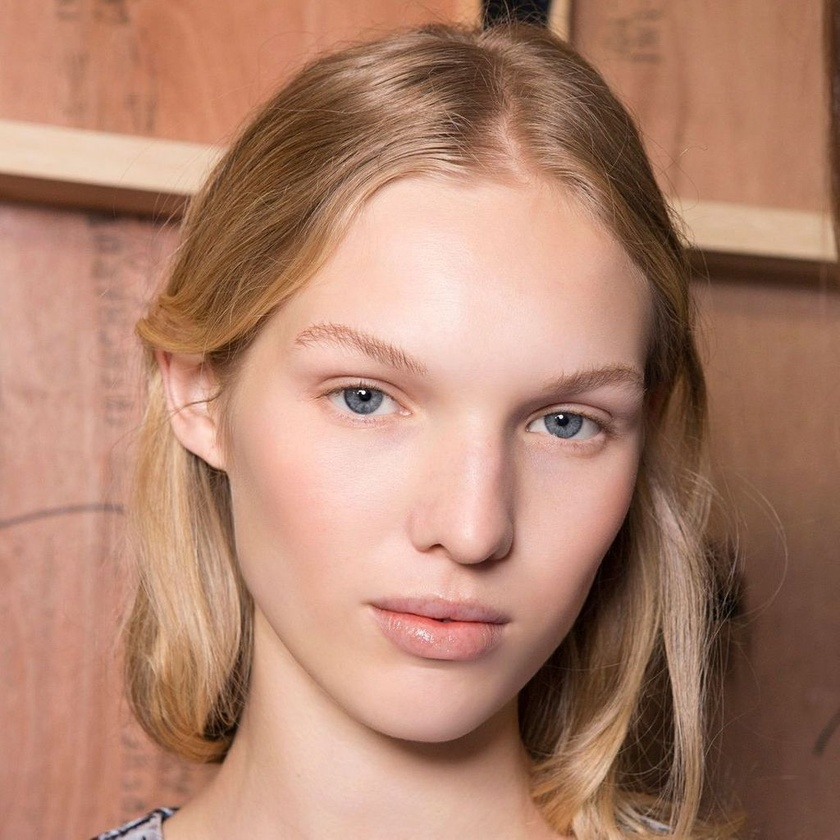
#> input picture Test.jpg, 840 x 840 px, shrunk from 1024 x 1024 before the run
$ jupyter execute 'Face Detection.ipynb'
#> lines starting #> are read from the running program, lines starting #| are printed output that depends on the picture; after the words box and inside, x2 and y2 are one past the last pixel; in counts of white or black regions, pixels touching at a corner belong together
# Face Detection

[cell 1]
import cv2

[cell 2]
# print version number
print(cv2.__version__)

***OpenCV*** provides ***the CascadeClassifier class*** that can be used to create a cascade classifier for face detection. The constructor can take a filename as an argument that specifies the XML file for a pre-trained model.

Download a pre-trained model for frontal face detection from the OpenCV GitHub project and place it in your current working directory with the filename ***‘haarcascade_frontalface_default.xml‘*** .

[cell 3]
# load the pre-trained model
classifier = cv2.CascadeClassifier('haarcascade_frontalface_default.xml')

Once loaded, the model can be used to perform face detection on a photograph by calling ***the detectMultiScale() function*** .

This can be achieved by drawing a rectangle for each box directly over the pixels of the loaded image using the ***rectangle() function*** that takes two points.

[cell 4]
pixels = cv2.imread('Test.jpg')
#> pixels is the input picture: shape (840, 840, 3); mean B, G, R 109.5, 130.3, 174.9
# perform face detection
bboxes = classifier.detectMultiScale(pixels)
#> bboxes = [[217, 222, 486, 486]]
# print bounding box for each detected face
for box in bboxes:
    print(box)
    x, y, width, height = box
    x2, y2 = x + width, y + height
    # draw a rectangle over the pixels
    cv2.rectangle(pixels, (x, y), (x2, y2), (0,0,255), 1)
#> this loop made 1 pass
#> (x, y, width, height, x2, y2) on pass 1: (217, 222, 486, 486, 703, 708)
#| [217 222 486 486]
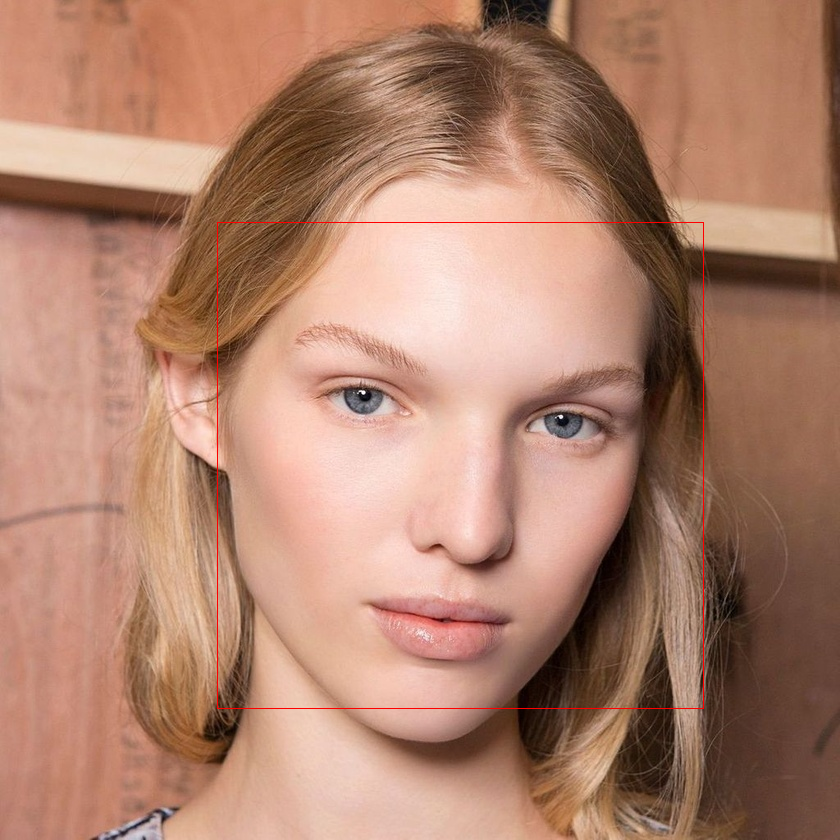
#> pixels: shape (840, 840, 3); 0.28% of pixels changed, all inside (x1, y1, x2, y2) = (217, 222, 704, 709)

# show the image
cv2.imshow('face detection', pixels)
# keep the window open until we press a key
cv2.waitKey(0)
# close the window
cv2.destroyAllWindows()
